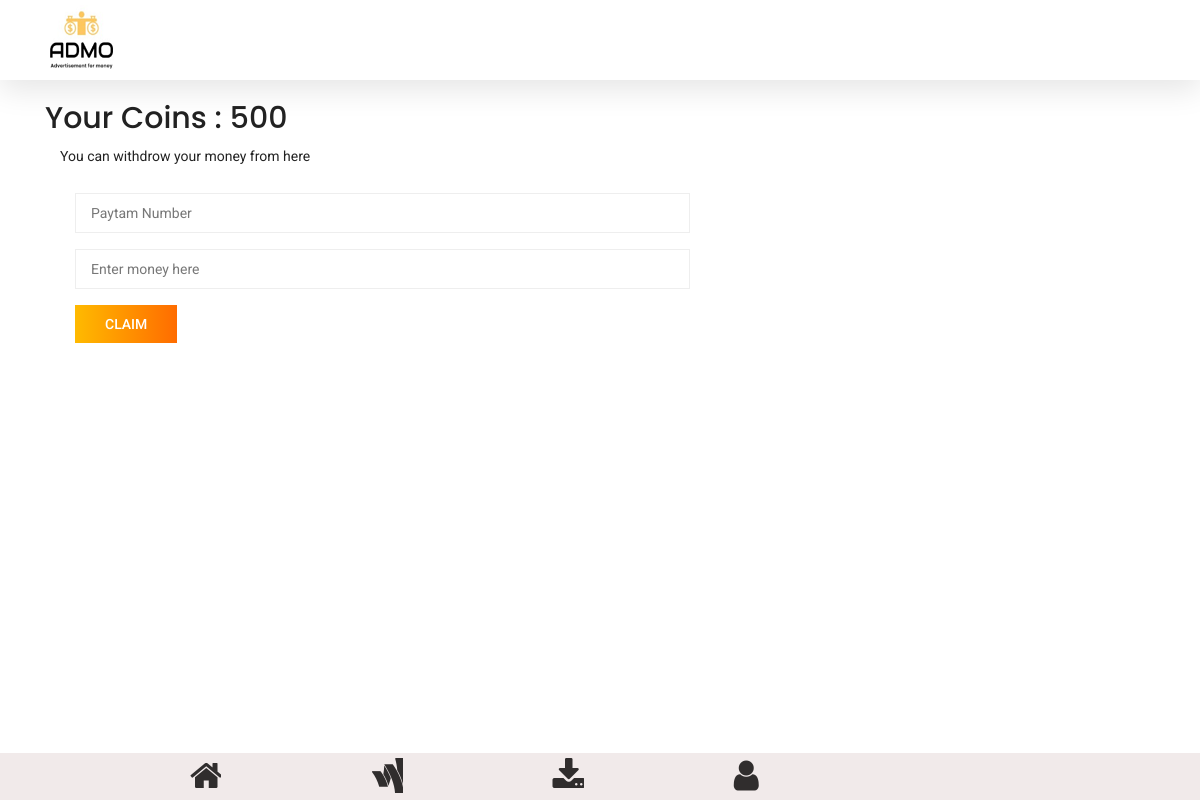
/wallet.php (signed in), run on an earlier commit of the app's database.
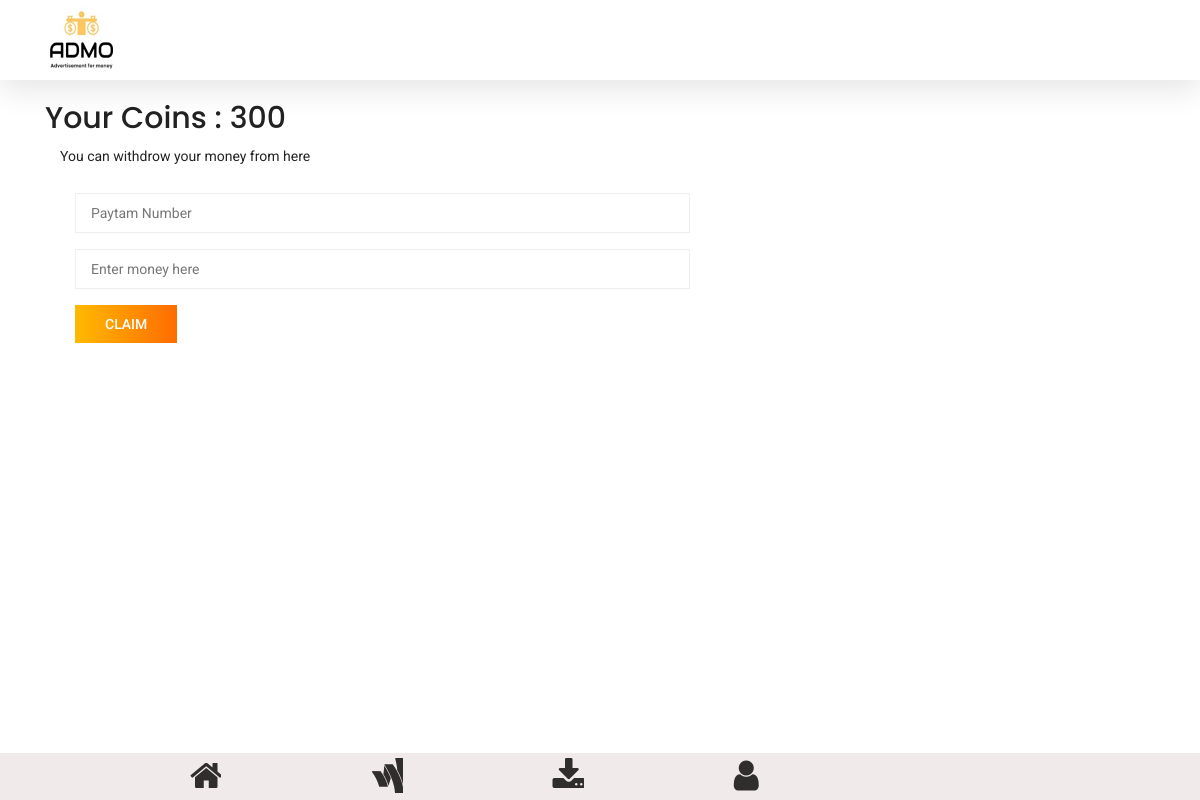
And on a later commit of the database.
### tables this page shows
CREATE TABLE `wallet` (
  `w_id` int(10) NOT NULL,
  `UserId` int(10) NOT NULL,
  `coin` int(10) NOT NULL,
  `transection_history` int(10) NOT NULL
);

### wallet.php (the view, shortened to what this page needs)
<?php include('./php/header.php') ?>
<div class="container">
    <section class="tracking_box_area section_gap">
        <?php
            $qry = "SELECT * from wallet where UserId ='".$_SESSION['sid']."'";
            $result = $con->query($qry);
            $row = $result->fetch_assoc();
           ?>
        <h2>Your Coins : <?php echo $row['coin'] ?></h2>
        <div class="container">
            <div class="tracking_box_inner">
                <p>You can withdrow your money from here</p>
                <form class="row tracking_form" action="#" method="post" novalidate="novalidate">
                    <div class="col-md-12 form-group">
                        <input type="text" class="form-control" id="order" name="order" placeholder="Paytam Number" onfocus="this.placeholder = ''" onblur="this.placeholder = 'Paytm Number'">
                    </div>
                    <div class="col-md-12 form-group">
                        <input type="email" class="form-control" id="email" name="coin" placeholder="Enter money here" onfocus="this.placeholder = ''" onblur="this.placeholder = 'Enter money for claim'">
                    </div>
                    <?php if( $row['coin']>10) { ?>
                    <div class="col-md-12 form-group">
                        <button type="submit" value="submit" class="primary-btn" name="claim">Claim</button>
                    </div>
                    <?php
}
            else{
    ?>
                    <div class="col-md-12 form-group">
                        <h3>Claim button is atomatic show when your coin is grater than 100.</h3>
                    </div>
                    <?php
            }
            ?>
                </form>
            </div>
        </div>
    </section>
</div>
<?php include './php/footer.php'; ?>
</body>
</html>

What changed in the data, as far as the page shows it:
changed wallet: coin "500" → "300"
